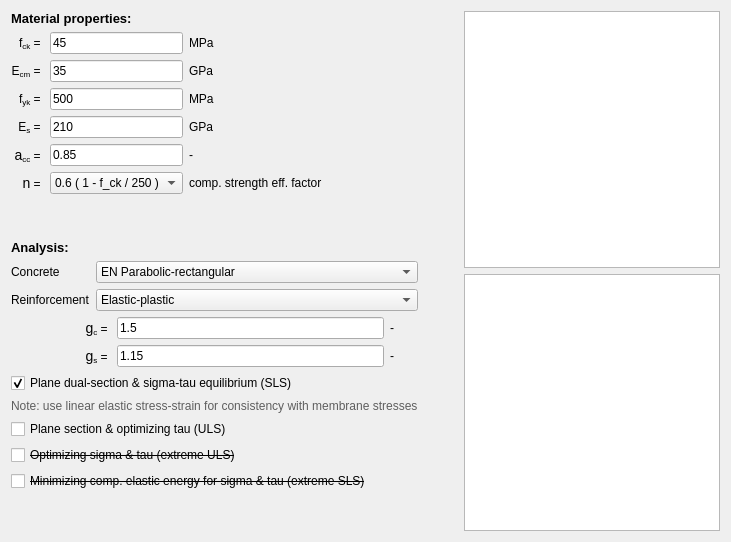
        <widget class="QWidget" name="tab_materials">
         <attribute name="title">
          <string>Materials &amp;&amp; Analysis</string>
         </attribute>
         <layout class="QHBoxLayout" name="horizontalLayout">
          <item>
           <layout class="QGridLayout" name="InputGrid">
            <item row="0" column="0">
             <layout class="QHBoxLayout" name="Material">
              <item>
               <layout class="QVBoxLayout" name="Input_verticalLayout">
                <item>
                 <widget class="QLabel" name="label_3">
                  <property name="font">
                   <font>
                    <pointsize>10</pointsize>
                    <weight>75</weight>
                    <bold>true</bold>
                   </font>
                  </property>
                  <property name="text">
                   <string>Material properties:</string>
                  </property>
                 </widget>
                </item>
                <item>
                 <layout class="QGridLayout" name="gridLayout_3">
                  <item row="0" column="3">
                   <widget class="QLabel" name="label_17">
                    <property name="font">
                     <font>
                      <pointsize>9</pointsize>
                     </font>
                    </property>
                    <property name="text">
                     <string>MPa</string>
                    </property>
                   </widget>
                  </item>
                  <item row="1" column="0">
                   <widget class="QLabel" name="label_13">
                    <property name="font">
                     <font>
                      <pointsize>9</pointsize>
                     </font>
                    </property>
                    <property name="text">
                     <string>&lt;html&gt;&lt;head/&gt;&lt;body&gt;&lt;p&gt;E&lt;span style=&quot; vertical-align:sub;&quot;&gt;cm&lt;/span&gt; = &lt;/p&gt;&lt;/body&gt;&lt;/html&gt;</string>
                    </property>
                    <property name="alignment">
                     <set>Qt::AlignRight|Qt::AlignTrailing|Qt::AlignVCenter</set>
                    </property>
                   </widget>
                  </item>
                  <item row="2" column="2">
                   <widget class="QLineEdit" name="lineEdit_f_yk">
                    <property name="font">
                     <font>
                      <pointsize>9</pointsize>
                     </font>
                    </property>
                    <property name="text">
                     <string>500</string>
                    </property>
                   </widget>
                  </item>
                  <item row="0" column="2">
                   <widget class="QLineEdit" name="lineEdit_f_ck">
                    <property name="font">
                     <font>
                      <pointsize>9</pointsize>
                     </font>
                    </property>
                    <property name="text">
                     <string>45</string>
                    </property>
                   </widget>
                  </item>
                  <item row="1" column="2">
                   <widget class="QLineEdit" name="lineEdit_E_cm">
                    <property name="font">
                     <font>
                      <pointsize>9</pointsize>
                     </font>
                    </property>
                    <property name="text">
                     <string>35</string>
                    </property>
                   </widget>
                  </item>
                  <item row="0" column="0">
                   <widget class="QLabel" name="label_12">
                    <property name="font">
                     <font>
                      <pointsize>9</pointsize>
                     </font>
                    </property>
                    <property name="text">
                     <string>&lt;html&gt;&lt;head/&gt;&lt;body&gt;&lt;p&gt;f&lt;span style=&quot; vertical-align:sub;&quot;&gt;ck&lt;/span&gt; = &lt;/p&gt;&lt;/body&gt;&lt;/html&gt;</string>
                    </property>
                    <property name="alignment">
                     <set>Qt::AlignRight|Qt::AlignTrailing|Qt::AlignVCenter</set>
                    </property>
                   </widget>
                  </item>
                  <item row="3" column="2">
                   <widget class="QLineEdit" name="lineEdit_E_s">
                    <property name="font">
                     <font>
                      <pointsize>9</pointsize>
                     </font>
                    </property>
                    <property name="text">
                     <string>210</string>
                    </property>
                   </widget>
                  </item>
                  <item row="2" column="0">
                   <widget class="QLabel" name="label_14">
                    <property name="font">
                     <font>
                      <pointsize>9</pointsize>
                     </font>
                    </property>
                    <property name="text">
                     <string>&lt;html&gt;&lt;head/&gt;&lt;body&gt;&lt;p&gt;f&lt;span style=&quot; vertical-align:sub;&quot;&gt;yk&lt;/span&gt; = &lt;/p&gt;&lt;/body&gt;&lt;/html&gt;</string>
                    </property>
                    <property name="alignment">
                     <set>Qt::AlignRight|Qt::AlignTrailing|Qt::AlignVCenter</set>
                    </property>
                   </widget>
                  </item>
                  <item row="3" column="0">
                   <widget class="QLabel" name="label_15">
                    <property name="font">
                     <font>
                      <pointsize>9</pointsize>
                     </font>
                    </property>
                    <property name="text">
                     <string>&lt;html&gt;&lt;head/&gt;&lt;body&gt;&lt;p&gt;E&lt;span style=&quot; vertical-align:sub;&quot;&gt;s&lt;/span&gt; = &lt;/p&gt;&lt;/body&gt;&lt;/html&gt;</string>
                    </property>
                    <property name="alignment">
                     <set>Qt::AlignRight|Qt::AlignTrailing|Qt::AlignVCenter</set>
                    </property>
                   </widget>
                  </item>
                  <item row="1" column="3">
                   <widget class="QLabel" name="label_19">
                    <property name="font">
                     <font>
                      <pointsize>9</pointsize>
                     </font>
                    </property>
                    <property name="text">
                     <string>GPa</string>
                    </property>
                   </widget>
                  </item>
                  <item row="2" column="3">
                   <widget class="QLabel" name="label_20">
                    <property name="font">
                     <font>
                      <pointsize>9</pointsize>
                     </font>
                    </property>
                    <property name="text">
                     <string>MPa</string>
                    </property>
                   </widget>
                  </item>
                  <item row="3" column="3">
                   <widget class="QLabel" name="label_21">
                    <property name="font">
                     <font>
                      <pointsize>9</pointsize>
                     </font>
                    </property>
                    <property name="text">
                     <string>GPa</string>
                    </property>
                   </widget>
                  </item>
                  <item row="4" column="3">
                   <widget class="QLabel" name="label_7">
                    <property name="font">
                     <font>
                      <pointsize>9</pointsize>
                     </font>
                    </property>
                    <property name="text">
                     <string>-</string>
                    </property>
                   </widget>
                  </item>
                  <item row="4" column="2">
                   <widget class="QLineEdit" name="lineEdit_alpha_cc">
                    <property name="font">
                     <font>
                      <pointsize>9</pointsize>
                     </font>
                    </property>
                    <property name="text">
                     <string>0.85</string>
                    </property>
                   </widget>
                  </item>
                  <item row="4" column="0">
                   <widget class="QLabel" name="label_6">
                    <property name="font">
                     <font>
                      <pointsize>9</pointsize>
                     </font>
                    </property>
                    <property name="text">
                     <string>&lt;html&gt;&lt;head/&gt;&lt;body&gt;&lt;p&gt;&lt;span style=&quot; font-family:'Symbol'; font-size:large;&quot;&gt;a&lt;/span&gt;&lt;span style=&quot; vertical-align:sub;&quot;&gt;cc&lt;/span&gt; = &lt;/p&gt;&lt;/body&gt;&lt;/html&gt;</string>
                    </property>
                    <property name="alignment">
                     <set>Qt::AlignRight|Qt::AlignTrailing|Qt::AlignVCenter</set>
                    </property>
                   </widget>
                  </item>
                  <item row="5" column="0">
                   <widget class="QLabel" name="label_23">
                    <property name="font">
                     <font>
                      <pointsize>9</pointsize>
                     </font>
                    </property>
                    <property name="text">
                     <string>&lt;html&gt;&lt;head/&gt;&lt;body&gt;&lt;p&gt;&lt;span style=&quot; font-family:'Symbol'; font-size:large;&quot;&gt;n&lt;/span&gt;&lt;span style=&quot; vertical-align:sub;&quot;&gt;&lt;/span&gt; = &lt;/p&gt;&lt;/body&gt;&lt;/html&gt;</string>
                    </property>
                    <property name="alignment">
                     <set>Qt::AlignRight|Qt::AlignTrailing|Qt::AlignVCenter</set>
                    </property>
                   </widget>
                  </item>
                  <item row="5" column="2">
                   <widget class="QComboBox" name="comboBox_nu">
                    <property name="font">
                     <font>
                      <pointsize>9</pointsize>
                     </font>
                    </property>
                    <item>
                     <property name="text">
                      <string>0.6 ( 1 - f_ck / 250 )</string>
                     </property>
                    </item>
                   </widget>
                  </item>
                  <item row="5" column="3">
                   <widget class="QLabel" name="label_10">
                    <property name="font">
                     <font>
                      <pointsize>9</pointsize>
                     </font>
                    </property>
                    <property name="text">
                     <string>comp. strength eff. factor</string>
                    </property>
                   </widget>
                  </item>
                 </layout>
                </item>
                <item>
                 <spacer name="verticalSpacer_4">
                  <property name="orientation">
                   <enum>Qt::Vertical</enum>
                  </property>
                  <property name="sizeHint" stdset="0">
                   <size>
                    <width>20</width>
                    <height>40</height>
                   </size>
                  </property>
                 </spacer>
                </item>
               </layout>
              </item>
              <item>
               <spacer name="horizontalSpacer_2">
                <property name="orientation">
                 <enum>Qt::Horizontal</enum>
                </property>
                <property name="sizeHint" stdset="0">
                 <size>
                  <width>40</width>
                  <height>20</height>
                 </size>
                </property>
               </spacer>
              </item>
             </layout>
            </item>
            <item row="1" column="0">
             <layout class="QHBoxLayout" name="Analysis">
              <item>
               <layout class="QVBoxLayout" name="Input_verticalLayout_2">
                <item>
                 <widget class="QLabel" name="label_4">
                  <property name="font">
                   <font>
                    <pointsize>10</pointsize>
                    <weight>75</weight>
                    <bold>true</bold>
                   </font>
                  </property>
                  <property name="text">
                   <string>Analysis:</string>
                  </property>
                 </widget>
                </item>
                <item>
                 <layout class="QFormLayout" name="formLayout_2">
                  <item row="0" column="1">
                   <widget class="QComboBox" name="comboBox_concrete">
                    <property name="font">
                     <font>
                      <pointsize>9</pointsize>
                     </font>
                    </property>
                    <item>
                     <property name="text">
                      <string>EN Parabolic-rectangular</string>
                     </property>
                    </item>
                    <item>
                     <property name="text">
                      <string>EN Bi-linear</string>
                     </property>
                    </item>
                    <item>
                     <property name="text">
                      <string>EN Nonlinear</string>
                     </property>
                    </item>
                   </widget>
                  </item>
                  <item row="1" column="0">
                   <widget class="QLabel" name="label_11">
                    <property name="font">
                     <font>
                      <pointsize>9</pointsize>
                     </font>
                    </property>
                    <property name="text">
                     <string>Reinforcement</string>
                    </property>
                   </widget>
                  </item>
                  <item row="1" column="1">
                   <widget class="QComboBox" name="comboBox_reinf">
                    <property name="font">
                     <font>
                      <pointsize>9</pointsize>
                     </font>
                    </property>
                    <item>
                     <property name="text">
                      <string>Elastic-plastic</string>
                     </property>
                    </item>
                   </widget>
                  </item>
                  <item row="0" column="0">
                   <widget class="QLabel" name="label_22">
                    <property name="font">
                     <font>
                      <pointsize>9</pointsize>
                     </font>
                    </property>
                    <property name="text">
                     <string>Concrete</string>
                    </property>
                   </widget>
                  </item>
                 </layout>
                </item>
                <item>
                 <layout class="QGridLayout" name="gridLayout_4">
                  <item row="1" column="1">
                   <widget class="QLineEdit" name="lineEdit_gamma_c">
                    <property name="sizePolicy">
                     <sizepolicy hsizetype="Expanding" vsizetype="Fixed">
                      <horstretch>0</horstretch>
                      <verstretch>0</verstretch>
                     </sizepolicy>
                    </property>
                    <property name="font">
                     <font>
                      <pointsize>9</pointsize>
                     </font>
                    </property>
                    <property name="text">
                     <string>1.5</string>
                    </property>
                   </widget>
                  </item>
                  <item row="3" column="1">
                   <widget class="QLineEdit" name="lineEdit_gamma_s">
                    <property name="font">
                     <font>
                      <pointsize>9</pointsize>
                     </font>
                    </property>
                    <property name="text">
                     <string>1.15</string>
                    </property>
                   </widget>
                  </item>
                  <item row="3" column="0">
                   <widget class="QLabel" name="label_9">
                    <property name="minimumSize">
                     <size>
                      <width>100</width>
                      <height>0</height>
                     </size>
                    </property>
                    <property name="font">
                     <font>
                      <pointsize>9</pointsize>
                     </font>
                    </property>
                    <property name="text">
                     <string>&lt;html&gt;&lt;head/&gt;&lt;body&gt;&lt;p&gt;&lt;span style=&quot; font-family:'Symbol'; font-size:large;&quot;&gt;g&lt;/span&gt;&lt;span style=&quot; vertical-align:sub;&quot;&gt;s&lt;/span&gt; = &lt;/p&gt;&lt;/body&gt;&lt;/html&gt;</string>
                    </property>
                    <property name="alignment">
                     <set>Qt::AlignRight|Qt::AlignTrailing|Qt::AlignVCenter</set>
                    </property>
                   </widget>
                  </item>
                  <item row="1" column="0">
                   <widget class="QLabel" name="label_8">
                    <property name="sizePolicy">
                     <sizepolicy hsizetype="Preferred" vsizetype="Preferred">
                      <horstretch>0</horstretch>
                      <verstretch>0</verstretch>
                     </sizepolicy>
                    </property>
                    <property name="minimumSize">
                     <size>
                      <width>100</width>
                      <height>0</height>
                     </size>
                    </property>
                    <property name="baseSize">
                     <size>
                      <width>0</width>
                      <height>0</height>
                     </size>
                    </property>
                    <property name="font">
                     <font>
                      <pointsize>9</pointsize>
                     </font>
                    </property>
                    <property name="text">
                     <string>&lt;html&gt;&lt;head/&gt;&lt;body&gt;&lt;p&gt;&lt;span style=&quot; font-family:'Symbol'; font-size:large;&quot;&gt;g&lt;/span&gt;&lt;span style=&quot; vertical-align:sub;&quot;&gt;c&lt;/span&gt; = &lt;/p&gt;&lt;/body&gt;&lt;/html&gt;</string>
                    </property>
                    <property name="alignment">
                     <set>Qt::AlignRight|Qt::AlignTrailing|Qt::AlignVCenter</set>
                    </property>
                   </widget>
                  </item>
                  <item row="1" column="2">
                   <widget class="QLabel" name="label_28">
                    <property name="font">
                     <font>
                      <pointsize>9</pointsize>
                     </font>
                    </property>
                    <property name="text">
                     <string>-       </string>
                    </property>
                   </widget>
                  </item>
                  <item row="3" column="2">
                   <widget class="QLabel" name="label_35">
                    <property name="font">
                     <font>
                      <pointsize>9</pointsize>
                     </font>
                    </property>
                    <property name="text">
                     <string>-       </string>
                    </property>
                   </widget>
                  </item>
                 </layout>
                </item>
                <item>
                 <widget class="QCheckBox" name="checkBox_analSLS_1">
                  <property name="font">
                   <font>
                    <pointsize>9</pointsize>
                   </font>
                  </property>
                  <property name="statusTip">
                   <string> Note: use linear elastic stress-strain for consistency with disk stresses</string>
                  </property>
                  <property name="text">
                   <string>Plane dual-section &amp;&amp; sigma-tau equilibrium (SLS)</string>
                  </property>
                  <property name="checked">
                   <bool>true</bool>
                  </property>
                  <property name="tristate">
                   <bool>false</bool>
                  </property>
                 </widget>
                </item>
                <item>
                 <widget class="QLabel" name="label_18">
                  <property name="text">
                   <string>&lt;html&gt;&lt;head/&gt;&lt;body&gt;&lt;p&gt;&lt;span style=&quot; color:#5e5e5e;&quot;&gt;Note: use linear elastic stress-strain for consistency with membrane stresses&lt;/span&gt;&lt;/p&gt;&lt;/body&gt;&lt;/html&gt;</string>
                  </property>
                 </widget>
                </item>
                <item>
                 <widget class="QCheckBox" name="checkBox_analULS_1">
                  <property name="font">
                   <font>
                    <pointsize>9</pointsize>
                   </font>
                  </property>
                  <property name="text">
                   <string>Plane section &amp;&amp; optimizing tau (ULS)</string>
                  </property>
                  <property name="checked">
                   <bool>false</bool>
                  </property>
                 </widget>
                </item>
                <item>
                 <widget class="QCheckBox" name="checkBox_analULS_2">
                  <property name="font">
                   <font>
                    <pointsize>9</pointsize>
                    <strikeout>true</strikeout>
                   </font>
                  </property>
                  <property name="text">
                   <string>Optimizing sigma &amp;&amp; tau (extreme ULS)</string>
                  </property>
                  <property name="checkable">
                   <bool>false</bool>
                  </property>
                 </widget>
                </item>
                <item>
                 <widget class="QCheckBox" name="checkBox_analSLS_2">
                  <property name="font">
                   <font>
                    <pointsize>9</pointsize>
                    <strikeout>true</strikeout>
                   </font>
                  </property>
                  <property name="text">
                   <string>Minimizing comp. elastic energy for sigma &amp;&amp; tau (extreme SLS)</string>
                  </property>
                  <property name="checkable">
                   <bool>false</bool>
                  </property>
                 </widget>
                </item>
                <item>
                 <spacer name="verticalSpacer">
                  <property name="orientation">
                   <enum>Qt::Vertical</enum>
                  </property>
                  <property name="sizeHint" stdset="0">
                   <size>
                    <width>20</width>
                    <height>40</height>
                   </size>
                  </property>
                 </spacer>
                </item>
               </layout>
              </item>
              <item>
               <spacer name="horizontalSpacer_3">
                <property name="orientation">
                 <enum>Qt::Horizontal</enum>
                </property>
                <property name="sizeHint" stdset="0">
                 <size>
                  <width>40</width>
                  <height>20</height>
                 </size>
                </property>
               </spacer>
              </item>
             </layout>
            </item>
           </layout>
          </item>
          <item>
           <layout class="QVBoxLayout" name="PlotLayout">
            <item>
             <widget class="QGraphicsView" name="graphicsViewConcrete"/>
            </item>
            <item>
             <widget class="QGraphicsView" name="graphicsViewReinforcement"/>
            </item>
           </layout>
          </item>
         </layout>
        </widget>
